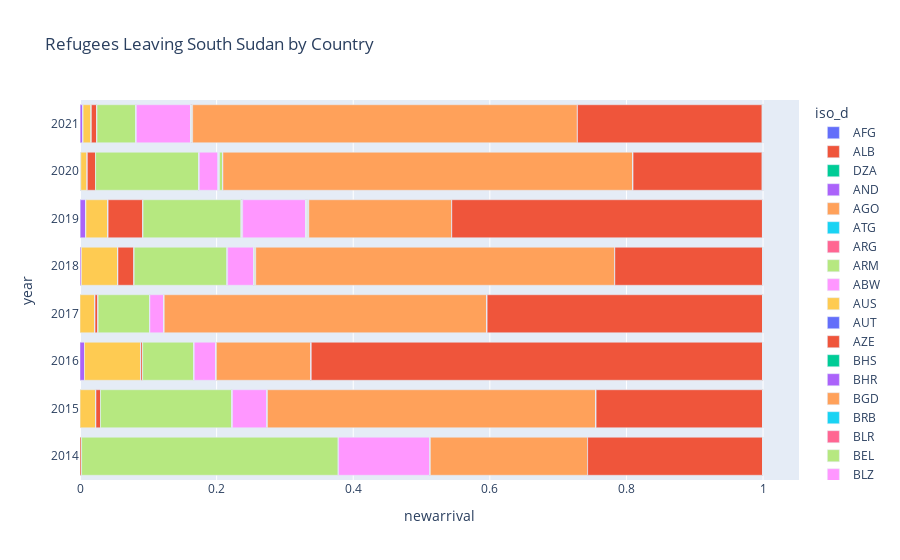

Here is the notebook cell this chart was saved with:
### Code cell
import plotly.express as px

norm_df = df[(df.iso_o == 'SSD') & (df.year >= 2014)  ]
norm_df['newarrival'] = norm_df.groupby(['iso_o', 'year'])['newarrival'].transform(lambda x: x / x.sum())
# norm_df['year'] = norm_df['year'].astype('str')

fig = px.bar(norm_df, y="year", x="newarrival", color="iso_d", title="Refugees Leaving South Sudan by Country", orientation = 'h', labels='iso_d')
fig.show()
